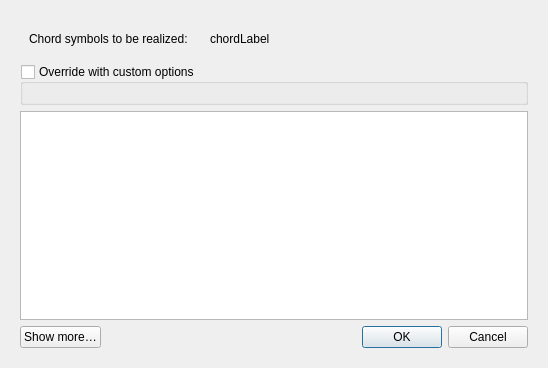
<?xml version="1.0" encoding="UTF-8"?>
<ui version="4.0">
 <class>RealizeHarmonyDialogBase</class>
 <widget class="QDialog" name="RealizeHarmonyDialogBase">
  <property name="geometry">
   <rect>
    <x>0</x>
    <y>0</y>
    <width>548</width>
    <height>368</height>
   </rect>
  </property>
  <property name="windowTitle">
   <string>Realize chord symbols</string>
  </property>
  <property name="toolTip">
   <string>Convert chord symbols into notes</string>
  </property>
  <layout class="QVBoxLayout" name="verticalLayout_3">
   <item>
    <widget class="QWidget" name="widget" native="true">
     <layout class="QVBoxLayout" name="verticalLayout_2">
      <item>
       <widget class="QWidget" name="widget_2" native="true">
        <property name="sizePolicy">
         <sizepolicy hsizetype="Preferred" vsizetype="Fixed">
          <horstretch>0</horstretch>
          <verstretch>0</verstretch>
         </sizepolicy>
        </property>
        <layout class="QHBoxLayout" name="horizontalLayout">
         <item>
          <widget class="QLabel" name="label">
           <property name="sizePolicy">
            <sizepolicy hsizetype="Fixed" vsizetype="Fixed">
             <horstretch>0</horstretch>
             <verstretch>0</verstretch>
            </sizepolicy>
           </property>
           <property name="text">
            <string>Chord symbols to be realized:</string>
           </property>
           <property name="alignment">
            <set>Qt::AlignLeading|Qt::AlignLeft|Qt::AlignTop</set>
           </property>
          </widget>
         </item>
         <item>
          <spacer name="horizontalSpacer_2">
           <property name="orientation">
            <enum>Qt::Horizontal</enum>
           </property>
           <property name="sizeType">
            <enum>QSizePolicy::Fixed</enum>
           </property>
           <property name="sizeHint" stdset="0">
            <size>
             <width>16</width>
             <height>20</height>
            </size>
           </property>
          </spacer>
         </item>
         <item>
          <widget class="QLabel" name="chordLabel">
           <property name="sizePolicy">
            <sizepolicy hsizetype="Preferred" vsizetype="Fixed">
             <horstretch>0</horstretch>
             <verstretch>0</verstretch>
            </sizepolicy>
           </property>
           <property name="text">
            <string notr="true">chordLabel</string>
           </property>
           <property name="alignment">
            <set>Qt::AlignLeading|Qt::AlignLeft|Qt::AlignTop</set>
           </property>
           <property name="wordWrap">
            <bool>true</bool>
           </property>
          </widget>
         </item>
        </layout>
       </widget>
      </item>
      <item>
       <widget class="QGroupBox" name="optionsBox">
        <property name="sizePolicy">
         <sizepolicy hsizetype="Preferred" vsizetype="Fixed">
          <horstretch>0</horstretch>
          <verstretch>0</verstretch>
         </sizepolicy>
        </property>
        <property name="title">
         <string>Override with custom options</string>
        </property>
        <property name="checkable">
         <bool>true</bool>
        </property>
        <property name="checked">
         <bool>false</bool>
        </property>
        <layout class="QVBoxLayout" name="verticalLayout">
         <item>
          <widget class="mu::notation::VoicingSelect" name="voicingSelect" native="true"/>
         </item>
        </layout>
       </widget>
      </item>
      <item>
       <spacer name="verticalSpacer">
        <property name="orientation">
         <enum>Qt::Vertical</enum>
        </property>
        <property name="sizeType">
         <enum>QSizePolicy::Expanding</enum>
        </property>
        <property name="sizeHint" stdset="0">
         <size>
          <width>20</width>
          <height>0</height>
         </size>
        </property>
       </spacer>
      </item>
      <item>
       <widget class="QTableWidget" name="chordTable">
        <property name="sizePolicy">
         <sizepolicy hsizetype="Expanding" vsizetype="Expanding">
          <horstretch>0</horstretch>
          <verstretch>1</verstretch>
         </sizepolicy>
        </property>
        <property name="horizontalScrollBarPolicy">
         <enum>Qt::ScrollBarAlwaysOff</enum>
        </property>
        <property name="sizeAdjustPolicy">
         <enum>QAbstractScrollArea::AdjustIgnored</enum>
        </property>
        <property name="selectionBehavior">
         <enum>QAbstractItemView::SelectRows</enum>
        </property>
        <attribute name="horizontalHeaderStretchLastSection">
         <bool>true</bool>
        </attribute>
       </widget>
      </item>
      <item>
       <widget class="QWidget" name="buttonBar" native="true">
        <property name="sizePolicy">
         <sizepolicy hsizetype="Preferred" vsizetype="Fixed">
          <horstretch>0</horstretch>
          <verstretch>0</verstretch>
         </sizepolicy>
        </property>
        <layout class="QHBoxLayout" name="horizontalLayout_2">
         <property name="leftMargin">
          <number>0</number>
         </property>
         <property name="topMargin">
          <number>0</number>
         </property>
         <property name="rightMargin">
          <number>0</number>
         </property>
         <property name="bottomMargin">
          <number>0</number>
         </property>
         <item>
          <widget class="QPushButton" name="showButton">
           <property name="text">
            <string>Show more…</string>
           </property>
          </widget>
         </item>
         <item>
          <spacer name="horizontalSpacer">
           <property name="orientation">
            <enum>Qt::Horizontal</enum>
           </property>
           <property name="sizeHint" stdset="0">
            <size>
             <width>40</width>
             <height>20</height>
            </size>
           </property>
          </spacer>
         </item>
         <item>
          <widget class="QDialogButtonBox" name="buttonBox">
           <property name="sizePolicy">
            <sizepolicy hsizetype="Fixed" vsizetype="Fixed">
             <horstretch>0</horstretch>
             <verstretch>0</verstretch>
            </sizepolicy>
           </property>
           <property name="orientation">
            <enum>Qt::Horizontal</enum>
           </property>
           <property name="standardButtons">
            <set>QDialogButtonBox::Cancel|QDialogButtonBox::Ok</set>
           </property>
           <property name="centerButtons">
            <bool>false</bool>
           </property>
          </widget>
         </item>
        </layout>
       </widget>
      </item>
     </layout>
    </widget>
   </item>
  </layout>
 </widget>
 <customwidgets>
  <customwidget>
   <class>mu::notation::VoicingSelect</class>
   <extends>QWidget</extends>
   <header>notationscene/widgets/voicingSelect.h</header>
   <container>1</container>
  </customwidget>
 </customwidgets>
 <resources/>
 <connections>
  <connection>
   <sender>buttonBox</sender>
   <signal>accepted()</signal>
   <receiver>RealizeHarmonyDialogBase</receiver>
   <slot>accept()</slot>
   <hints>
    <hint type="sourcelabel">
     <x>386</x>
     <y>419</y>
    </hint>
    <hint type="destinationlabel">
     <x>157</x>
     <y>274</y>
    </hint>
   </hints>
  </connection>
  <connection>
   <sender>buttonBox</sender>
   <signal>rejected()</signal>
   <receiver>RealizeHarmonyDialogBase</receiver>
   <slot>reject()</slot>
   <hints>
    <hint type="sourcelabel">
     <x>450</x>
     <y>419</y>
    </hint>
    <hint type="destinationlabel">
     <x>286</x>
     <y>274</y>
    </hint>
   </hints>
  </connection>
 </connections>
</ui>
